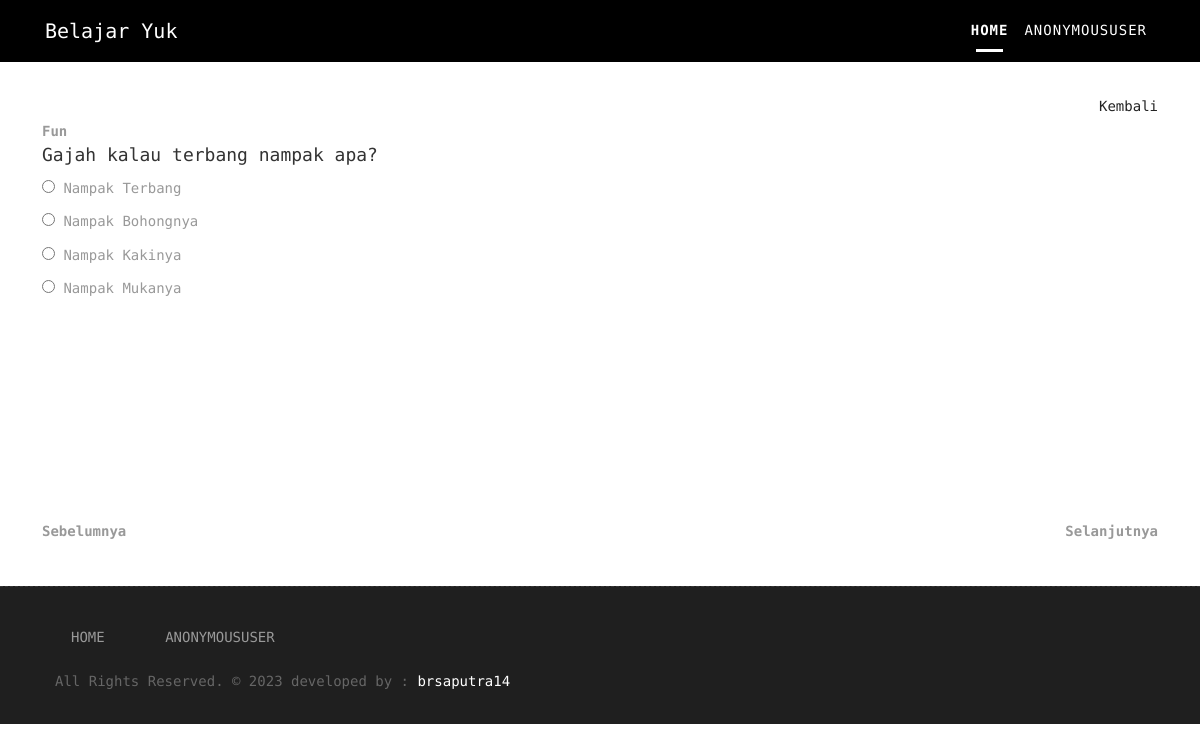
Page /quiz/pertanyaan/1 on the committed database.
### quiz/models.py (models this page shows, shortened)
class Pertanyaan(models.Model):
    kategori = models.ForeignKey(Kategori, on_delete = models.CASCADE)
    bobot = models.IntegerField(blank=True,null=True,default=1)
    question = models.CharField(max_length=1000,blank=True,null=True)
    pilihan_a = models.CharField(max_length=800,blank=True,null=True)
    pilihan_b = models.CharField(max_length=800,blank=True,null=True)
    pilihan_c = models.CharField(max_length=800,blank=True,null=True)
    pilihan_d = models.CharField(max_length=800,blank=True,null=True)
    jawaban_benar = models.CharField(max_length=100,blank=True,null=True,choices=benar)
    created = models.DateTimeField(auto_now_add=True)

class Kategori(models.Model):
    nama = models.CharField(max_length=500)
    image = models.ImageField(upload_to='kategori/icon',blank=True,null=True)
    penjelasan = models.CharField(max_length=500, blank=True,null=True)
    created = models.DateTimeField(auto_now_add=True)

### quiz/views.py (the view)
# urls.py: path('pertanyaan/<int:id>', views.question, name="question"),
def question(request,id):
    category = Kategori.objects.get(pk = id)
    quiz = Pertanyaan.objects.filter(kategori = category)
    context = {
        'quiz':quiz,
        'kategori':category
    }
    return render(request, 'question.html', context)

### quiz/templates/question.html (shortened to what this page needs)
{% extends 'head.html' %} {% load static %} {% block content %}
<body id="page-top" class="politics_version">
    <nav class="navbar navbar-expand-lg navbar-dark fixed-top" style="background:black;"id="mainNav">
      <div class="container">
        <a class="navbar-brand js-scroll-trigger" href="#page-top">
        Belajar Yuk
		</a>
        <div class="collapse navbar-collapse" id="navbarResponsive">
          <ul class="navbar-nav text-uppercase ml-auto">
            <li class="nav-item">
              <a class="nav-link js-scroll-trigger active" href="#">Home</a>
            </li>
            <li class="nav-item">
              <a class="nav-link js-scroll-trigger" href="#">{{user}}</a>
            </li>
          </ul>
        </div>
      </div>
    </nav>
	<div class="quiz-slider" style="max-height:580px; overflow:auto;margin-top:3.7em;padding:3em;">
        <a style="text-align:right;display:flex;justify-content: right;justify-items: right;" href="{% url 'quiz' %}">Kembali</a>
        <form action="{% url 'proses' %}" method="POST">
          {% for i in quiz %}
        <div class="slide">
          <b>{{i.kategori.nama}} </b>
        <h3>{{i.question}}</h3>
        <input type="radio" id="{{i.pilihan_a}}" name="answer{{i.id}}" required value="A">
        <label for="{{i.pilihan_a}}">{{i.pilihan_a}}</label><br>
        <input type="radio" id="{{i.pilihan_b}}" name="answer{{i.id}}" value="B">
        <label for="{{i.pilihan_b}}">{{i.pilihan_b}}</label><br>
        <input type="radio" id="{{i.pilihan_c}}" name="answer{{i.id}}" value="C">
        <label for="{{i.pilihan_c}}">{{i.pilihan_c}}</label><br>
        <input type="radio" id="{{i.pilihan_d}}" name="answer{{i.id}}" value="D">
        <label for="{{i.pilihan_d}}">{{i.pilihan_d}}</label>
      </div>
        {% endfor %}
        <div class="navigation" style="display: flex; flex-direction: row; justify-content: space-between">
          <b class="prev" style="cursor:pointer">Sebelumnya</b>
          <b class="next" style="cursor:pointer">Selanjutnya</b>
        </div>
      </div>
    <div class="copyrights">
        <div class="container">
            <div class="footer-distributed">
                <div class="footer-left">
                    <p class="footer-links">
                            <a class="nav-link js-scroll-trigger active" href="#">Home</a>
                            <a class="nav-link js-scroll-trigger" href="#">{{user}}</a>
                    </p>
                    <p class="footer-company-name">All Rights Reserved. &copy; 2023 developed by :
					<a href="https://instagram.com/brsaputra14">brsaputra14</a></p>
                </div>
            </div>
        </div>
    </div>
{% endblock content %}

### static/assets/style.css (style rules this page uses)
body { color: #999999; font-size: 14px; font-family: 'Roboto Mono', monospace; line-height: 1.80857; }
html, body { height: 100%; }
a { color: #1f1f1f; text-decoration: none !important; outline: none !important; -webkit-transition: all .3s ease-in-out; -moz-transition: all .3s ease-in-out; -ms-transition: all .3s ease-in-out; -o-transition: all .3s ease-in-out; transition: all .3s ease-in-out; }
h1, h2, h3, h4, h5, h6 { letter-spacing: 0; font-weight: normal; position: relative; padding: 0 0 10px 0; font-weight: normal; line-height: 120% !important; color: #333333; margin: 0 }
h3 { font-size: 18px }
a { color: #222222; text-decoration: none; outline: none; }
a, .btn { text-decoration: none !important; outline: none !important; -webkit-transition: all .3s ease-in-out; -moz-transition: all .3s ease-in-out; -ms-transition: all .3s ease-in-out; -o-transition: all .3s ease-in-out; transition: all .3s ease-in-out; }
ul, li, ol { margin: 0px; list-style: none; padding: 0px; }
.navbar-dark .navbar-nav .nav-link { color: #ffffff; letter-spacing: 1px; font-size: 14px; position: relative; }
.navbar-dark .navbar-nav .nav-link.active { font-weight: 600; }
.navbar-dark .navbar-nav .nav-link::after { content: ''; width: 0; height: 3px; background: #ffffff; position: absolute; bottom: 0; left: 0; right: 0; text-align: center; margin: 0 auto; border-radius: 0px; -webkit-transition: all .5s; transition: all .5s; z-index: -1; }
.navbar-dark .navbar-nav .nav-link.active::after { width: 50%; }
.footer-links { list-style: none; padding: 0; }
.footer-links a { color: #999; }
.copyrights { border-top: 1px dashed rgba(255, 255, 255, 0.1); background-color: #1f1f1f; box-sizing: border-box; width: 100%; text-align: left; padding: 30px 0px; overflow: hidden; }
.footer-distributed .footer-left { float: left; }
.footer-distributed .footer-links { margin: 0 0 10px; text-transform: uppercase; padding: 0; }
.footer-distributed .footer-links a { display: inline-block; line-height: 1.8; margin: 0 10px 0 10px; text-decoration: none; }
.footer-distributed .footer-company-name { font-weight: 300; margin: 0 10px; color: #666; padding: 0; }
.footer-distributed .footer-company-name a { color: #ffffff; }

### quiz/templates/question.html (style rules this page uses)
.quiz-slider { width: 100%; overflow: hidden; }
.slide { width: 100%; height: 400px; display: none; }

### rows in the picture
Pertanyaan: kategori.nama "Fun", question "Gajah kalau terbang nampak apa?", pilihan_a "Nampak Terbang", pilihan_b "Nampak Bohongnya", pilihan_c "Nampak Kakinya", pilihan_d "Nampak Mukanya"

### other values in the picture
{{ user }} "ANONYMOUSUSER"
